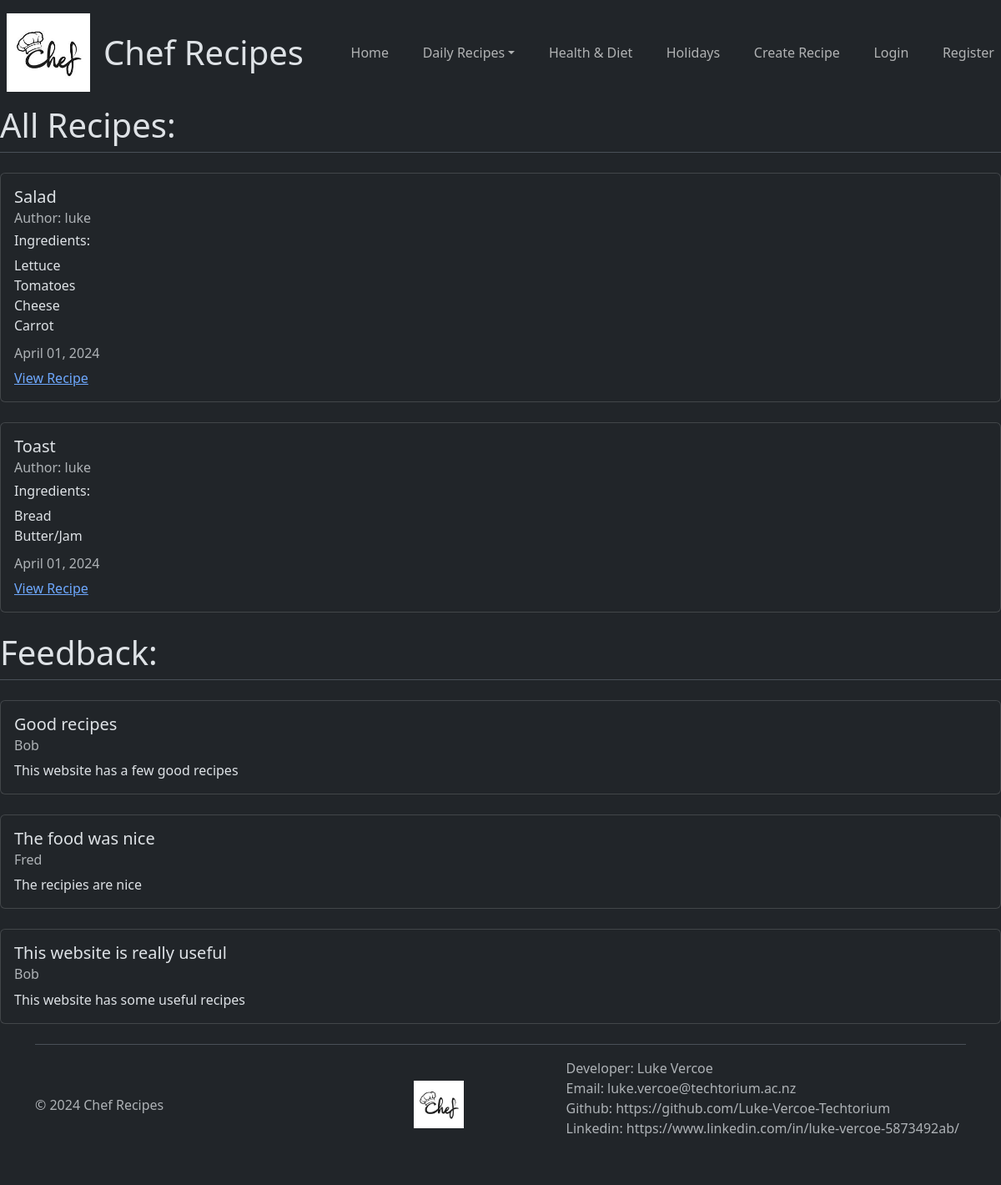
The app's page /, older data.
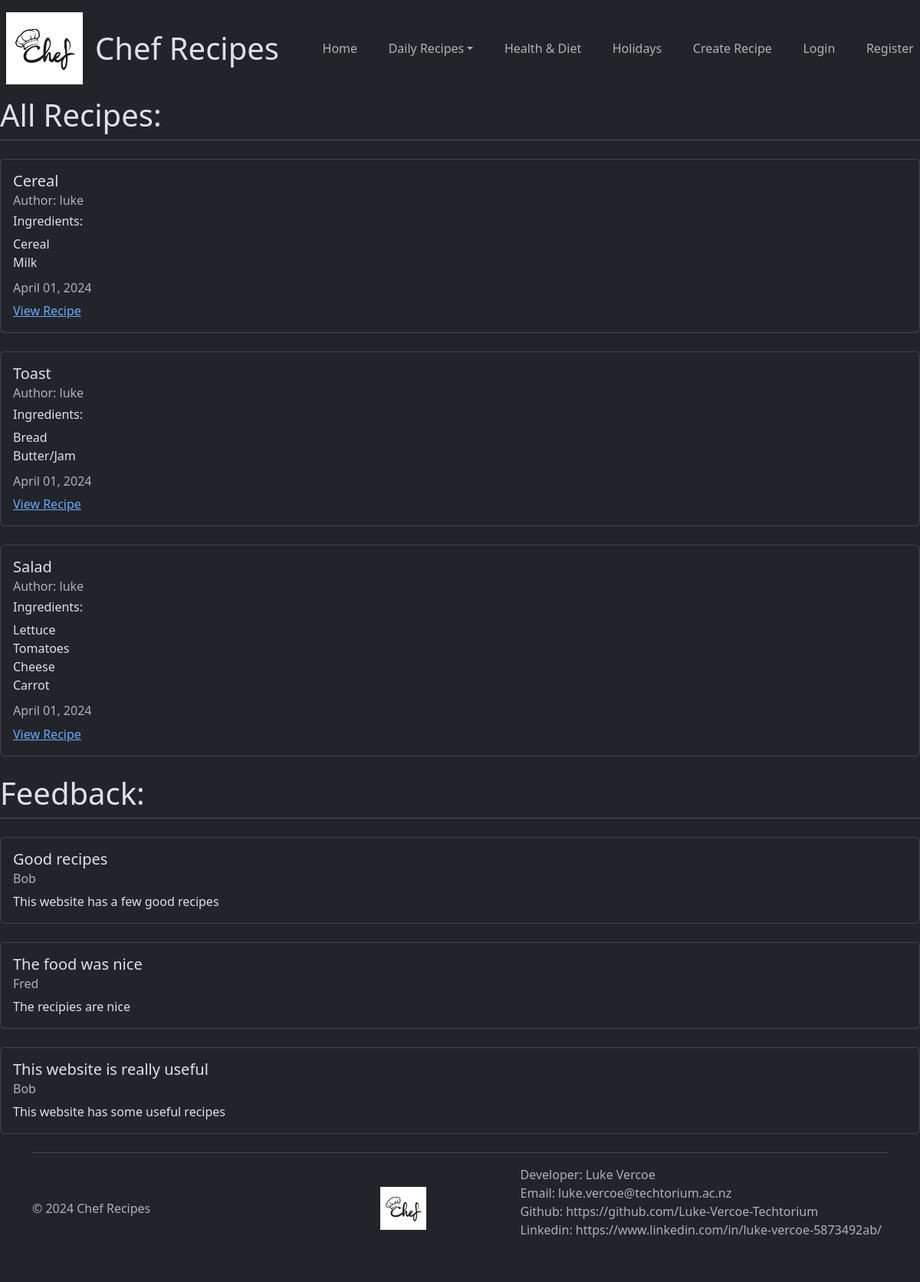
The same page, newer data.
### recipes/models.py (models this page shows, shortened)
class recipe(models.Model):
    class Meta:
        ordering = ('-updated_at',)
    title = models.CharField(max_length=100)
    ingredients = models.TextField()
    description = models.TextField()
    category = models.CharField(max_length=100, choices=(
        ("NONE", "None"),
        ("HEALTH_DIET", "Health & Diet"),
        ("HOLIDAYS", "Holidays"),
    ))
    meal_time = models.CharField(max_length=100, choices=(
        ("BREAKFAST", "Breakfast"),
        ("LUNCH", "Lunch"),
        ("DINNER", "Dinner"),
        ("DESSERT", "Dessert"),
    ))
    author = models.ForeignKey(User, on_delete=models.CASCADE)
    created_at = models.DateTimeField(auto_now_add=True)
    updated_at = models.DateTimeField(auto_now=True)

### recipes/views.py (the view)
# urls.py: path("", views.recipeListView.as_view(), name="recipes-home"),
class recipeListView(ListView):
    model = models.recipe
    template_name ="recipes/home.html"
    context_object_name = "recipes"

### recipes/templates/recipes/home.html (shortened to what this page needs)
{% extends "recipes/base.html" %}
{% block content %}
<h1>All Recipes:</h1>
<div class="border-top">
    {% for recipe in recipes %}
    {% include "recipes/recipe_display.html" %}
    {% endfor %}
</div>
<h1>Feedback:</h1>
<div class="border-top">
    <div class="card my-4">
        <div class="card-body">
            <h5 class="card-title">Good recipes</h5>
            <h6 class="card-subtitle mb-2 text-muted">Bob</h6>
            <p class="card-text">This website has a few good recipes</h6>
        </div>
    </div>
    <div class="card my-4">
        <div class="card-body">
            <h5 class="card-title">The food was nice</h5>
            <h6 class="card-subtitle mb-2 text-muted">Fred</h6>
            <p class="card-text">The recipies are nice</h6>
        </div>
    </div>
    <div class="card my-4">
        <div class="card-body">
            <h5 class="card-title">This website is really useful</h5>
            <h6 class="card-subtitle mb-2 text-muted">Bob</h6>
            <p class="card-text">This website has some useful recipes</h6>
        </div>
    </div>
</div>
{% endblock content %}

### recipes/templates/recipes/recipe_display.html (shortened to what this page needs)
<div class="card my-4">
    <div class="card-body">
        <h5 class="card-title">{{ recipe.title }}</h5>
        <h6 class="card-subtitle mb-2 text-muted">Author: {{ recipe.author }}</h6>
        <h6 class="card-title">Ingredients:</h6>
        <p class="card-text">
            {{ recipe.ingredients|linebreaksbr }}
        <h6 class="card-subtitle mb-2 text-muted">{{ recipe.updated_at|date:"F d, Y" }}</h6>
        <a href="{% url 'recipes-detail' recipe.pk %}" class="card-link">View Recipe</a>
    </div>
</div>

Row changes from the older to the newer data that the page shows:
added recipe: title "Cereal", author "luke", ingredients "Cereal Milk", updated_at "April 01, 2024"
changed recipe "Toast": moves up the list
